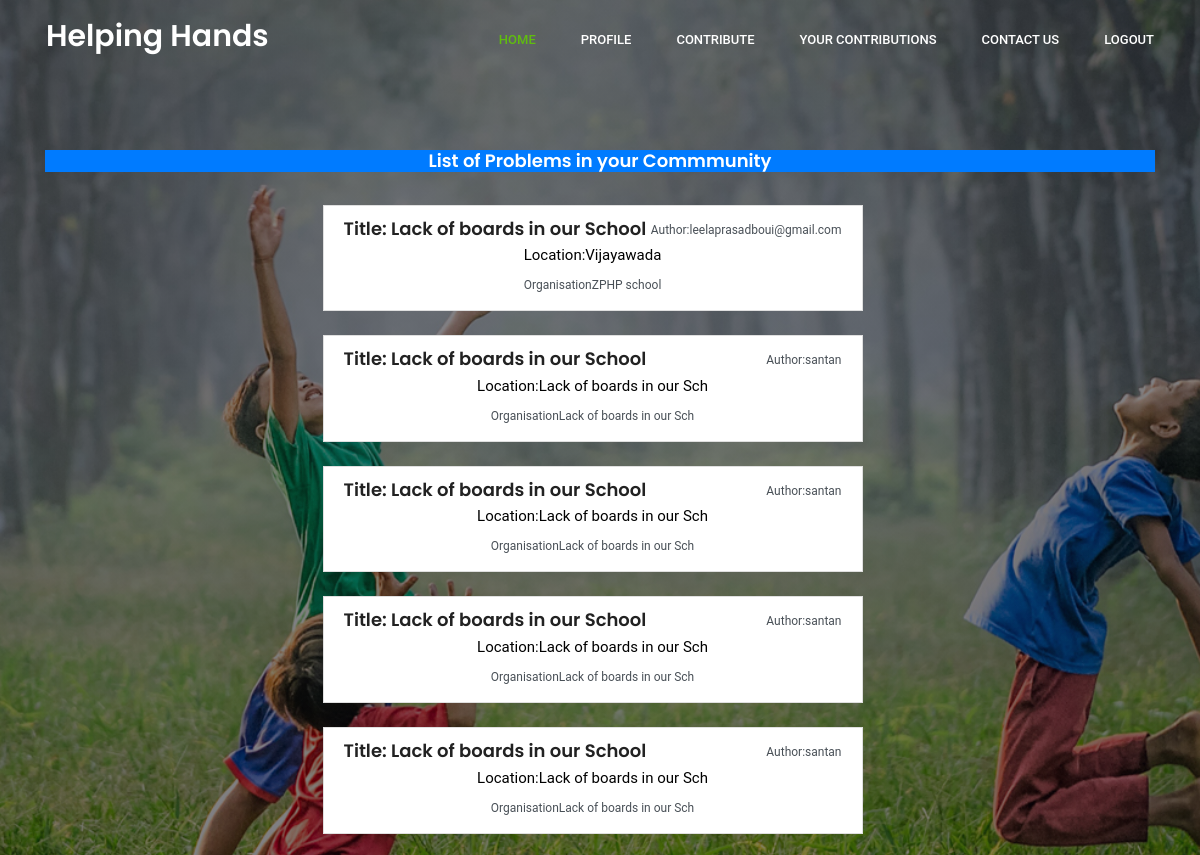
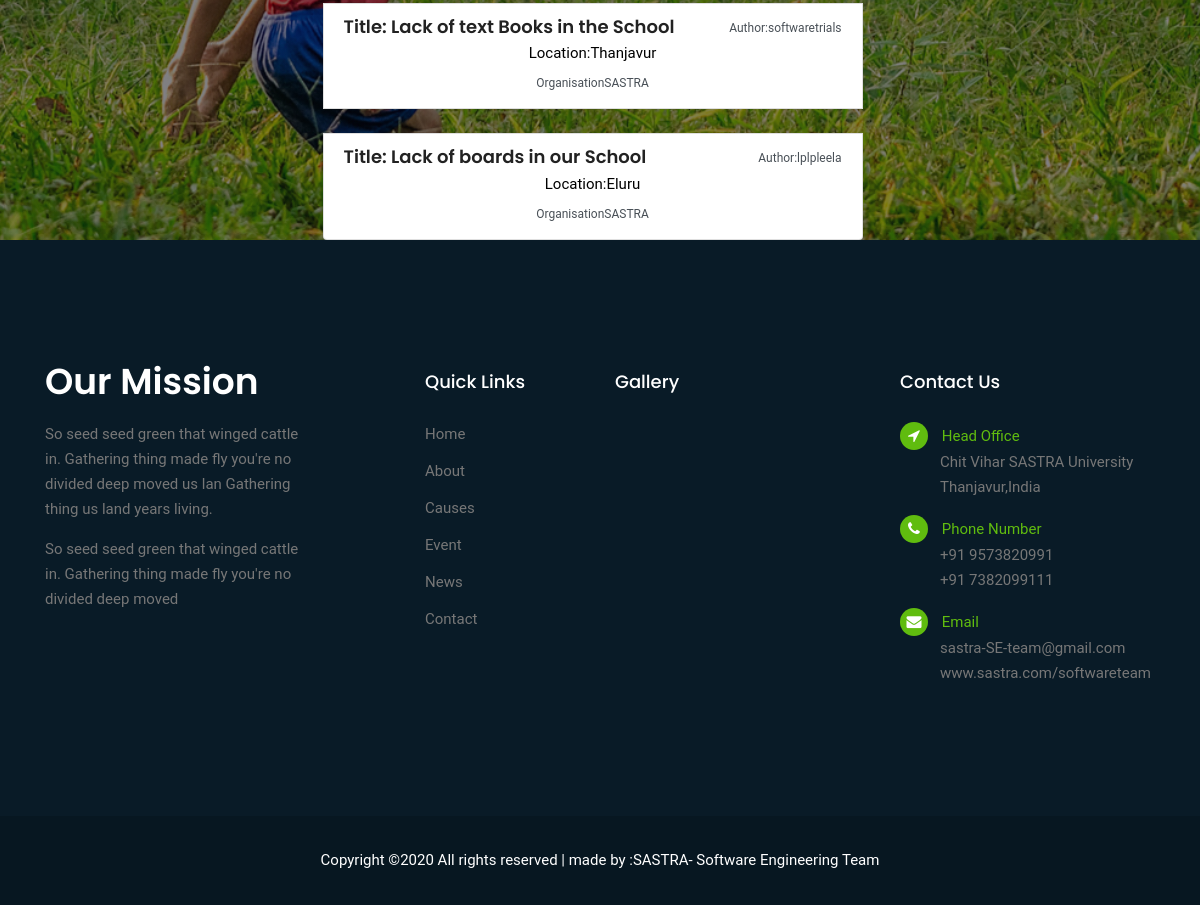
Screenshot of /user/donor/problems/ with the database file from the repository (2 pictures, top to bottom).
### application/models.py (models this page shows, shortened)
class Problem(models.Model):
    Author          = models.ForeignKey('auth.User',on_delete=models.CASCADE)
    Title           = models.CharField(max_length=35)
    description     = models.TextField()
    date_posted     = models.DateField(default=timezone.now)
    Organisation    = models.CharField(max_length=25)
    Location        = models.CharField(max_length=25)
    upvotes         = models.IntegerField(default=0)

### application/views.py (the view)
# urls.py: path('donor/problems/',views.dProbView.as_view(),name='dproblems'),
class dProbView(ListView):
    model=Problem
    template_name='donor/problemsView.html'
    context_object_name='problems'

### templates/donor/problemsView.html
{% extends 'donor/base.html' %}
{% block content %}
    <section class="home_banner_area">
		<div class="banner_inner">
			<div class="container">
				<div class="banner_content " style="padding-top: 150px;">
                    <h4 class="btn-primary">List of Problems in your Commmunity</h4>
                    <div class="container list-group" style="width: 50%;">
                        {% for prob in problems %}
                        <br>
                        <a href="{% url 'ddetail' prob.pk %}" class="list-group-item list-group-item-action">
                          <div class="d-flex w-100 justify-content-between">
                            <h4 class="mb-1">Title: {{ prob.Title }}</h4>
                            <small>Author:{{prob.Author}} </small>
                          </div>
                          <p class="mb-1" style="color: black;">Location:{{prob.Location}}</p>
                          <small>Organisation{{prob.Organisation}}</small>
                        </a>
                        {% endfor %}
                      </div>
				</div>
			</div>
		</div>
	</section>
{% endblock content %}

### templates/donor/base.html (shortened to what this page needs)
{% load static %}
<!doctype html>
<html lang="en">
    <head>
        <link rel="stylesheet" href="{% static 'css/bootstrap.css' %}">
        <link rel="stylesheet" href="{% static 'css/font-awesome.min.css' %}">
		<link rel="stylesheet" href="{% static 'css/style.css' %}">
		<link rel="stylesheet" href="{% static 'css/stylecustom.css' %}">
        <link rel="stylesheet" href="{% static 'css/responsive.css' %}">
    </head>
<body>
	<header class="header_area">
		<div class="main_menu">
			<div class="container">
				<nav class="navbar navbar-expand-lg navbar-light">
					<div class="container">
						<a class="navbar-brand logo_h" href="{% url 'donorlogin' %}" ><h2 style="color: white">Helping Hands</h2></a>
						<div class="collapse navbar-collapse offset" id="navbarSupportedContent">
							<ul class="nav navbar-nav menu_nav ml-auto">
								<li class="nav-item active"><a class="nav-link" href="{% url 'donorlogin' %}">Home</a></li>
								<li class="nav-item"><a class="nav-link" href="{% url 'dprofile' %}">Profile</a></li>
								<li class="nav-item"><a class="nav-link" href="{% url 'dproblems' %}">Contribute</a>
								<li class="nav-item"><a class="nav-link" href="{% url 'dproblems' %}">Your Contributions</a>
								<li class="nav-item"><a class="nav-link" href="{% url 'dcontact' %}">Contact us</a></li>
								<li class="nav-item"><a class="nav-link" href="{% url 'logout' %}">Logout</a></li>
							</ul>
						</div>
					</div>
				</nav>
			</div>
		</div>
	</header>
	{% block content %}{% endblock content %}
	<footer>
		<div class="footer-area">
			<div class="container">
				<div class="row section_gap">
					<div class="col-lg-3 col-md-6 col-sm-6">
						<div class="single-footer-widget tp_widgets">
							<h4 class="footer_title large_title">Our Mission</h4>
							<p>
								So seed seed green that winged cattle in. Gathering thing made fly you're no
								divided deep moved us lan Gathering thing us land years living.
							</p>
							<p>
								So seed seed green that winged cattle in. Gathering thing made fly you're no divided deep moved
							</p>
						</div>
					</div>
					<div class="offset-lg-1 col-lg-2 col-md-6 col-sm-6">
						<div class="single-footer-widget tp_widgets">
							<h4 class="footer_title">Quick Links</h4>
							<ul class="list">
								<li><a href="#">Home</a></li>
								<li><a href="#">About</a></li>
								<li><a href="#">Causes</a></li>
								<li><a href="#">Event</a></li>
								<li><a href="#">News</a></li>
								<li><a href="#">Contact</a></li>
							</ul>
						</div>
					</div>
					<div class="col-lg-2 col-md-6 col-sm-6">
						<div class="single-footer-widget instafeed">
							<h4 class="footer_title">Gallery</h6>
						</div>
					</div>
					<div class="offset-lg-1 col-lg-3 col-md-6 col-sm-6">
						<div class="single-footer-widget tp_widgets">
							<h4 class="footer_title">Contact Us</h4>
							<div class="ml-40">
								<p class="sm-head">
									<span class="fa fa-location-arrow"></span>
									Head Office
								</p>
								<p>Chit Vihar SASTRA University Thanjavur,India</p>
								<p class="sm-head">
									<span class="fa fa-phone"></span>
									Phone Number
								</p>
								<p>
									+91 9573820991<br>
									+91 7382099111
								</p>
								<p class="sm-head">
									<span class="fa fa-envelope"></span>
									Email
								</p>
								<p>
									sastra-SE-team@gmail.com <br>
									www.sastra.com/softwareteam
								</p>
							</div>
						</div>
					</div>
				</div>
			</div>
		</div>
		<div class="footer-bottom">
			<div class="container">
				<div class="row d-flex">
					<p class="col-lg-12 footer-text text-center">
Copyright &copy;<script>document.write(new Date().getFullYear());</script> All rights reserved | made by :SASTRA- Software Engineering Team
				</div>
			</div>
		</div>
	</footer>
</body>
</html>

### static/css/style.css (style rules this page uses)
body { line-height: 25px; font-size: 15px; font-family: "Roboto", sans-serif; font-weight: normal; color: #777777; }
h1, h2, h3, h4, h5, h6 { font-family: "Poppins", sans-serif; font-weight: 600; color: #222222; }
.list { list-style: none; margin: 0px; padding: 0px; }
a { text-decoration: none; transition: all 0.3s ease-in-out; }
.ml-40 { margin-left: 40px; }
.section_gap { padding: 130px 0px; }
.header_area { position: absolute; width: 100%; top: 0; left: 0; z-index: 99999; transition: background 0.4s, all 0.3s linear; }
.header_area .container { padding: 0px 8px; }
.header_area .navbar { background: transparent; padding: 0px; border: 0px; border-radius: 0px; }
.header_area .navbar .nav .nav-item { margin-right: 45px; }
.header_area .navbar .nav .nav-item .nav-link { font-size: 13px; font-weight: 500; line-height: 80px; text-transform: uppercase; color: #ffffff; padding: 0px; display: inline-block; }
.header_area .navbar .nav .nav-item .nav-link:after { display: none; }
.header_area .navbar .nav .nav-item:hover .nav-link, .header_area .navbar .nav .nav-item.active .nav-link { color: #60bc0f; }
.header_area .navbar .nav .nav-item:last-child { margin-right: 0px; }
.home_banner_area { z-index: 1; min-height: 900px; display: flex; background: linear-gradient(rgba(3, 1, 10, 0.5), rgba(3, 1, 10, 0.5)), url(../img/banner/home-banner.jpg) no-repeat scroll center center; background-size: cover; }
.home_banner_area .banner_inner { width: 100%; display: flex; }
.home_banner_area .banner_inner .container { vertical-align: middle; align-self: center; }
.home_banner_area .banner_inner .banner_content { color: #fff; vertical-align: middle; align-self: center; text-align: center; }
.home_banner_area .banner_inner .banner_content p { color: #f9f9ff; max-width: 680px; margin: 0px auto 45px; }
h2 { font-size: 30px; }
h4 { font-size: 18px; }
.footer-area { background: #091b27; }
.single-footer-widget p { margin-bottom: 15px; }
.single-footer-widget p:last-child { margin-bottom: 0; }
.single-footer-widget .sm-head { color: #60bc0f; margin-bottom: 0px; }
.single-footer-widget .sm-head span { position: relative; margin-left: -40px; margin-right: 10px; display: inline-block; width: 28px; height: 28px; line-height: 28px; text-align: center; background: #60bc0f; color: #ffffff; border-radius: 20px; }
.tp_widgets .list li { margin-bottom: 12px; }
.tp_widgets .list li a { color: #777777; font-family: "Roboto", sans-serif; }
.tp_widgets .list li:last-child { margin-bottom: 0px; }
.footer_title { font-size: 18px; line-height: 24px; font-weight: 500; font-family: "Poppins", sans-serif; text-transform: capitalize; color: #fff; margin-bottom: 28px; }
.footer_title.large_title { font-size: 36px; font-weight: 600; }
.footer-bottom { background: #071721; padding: 32px; }
.footer-bottom .footer-text { color: #fff; margin-bottom: 0; }

### rows the page displays
Problem: Title "Lack of boards in our School", Author "leelaprasadboui@gmail.com", Location "Vijayawada", Organisation "ZPHP school"
Problem: Title "Lack of boards in our School", Author "santan", Location "Lack of boards in our Sch", Organisation "Lack of boards in our Sch"
Problem: Title "Lack of boards in our School", Author "santan", Location "Lack of boards in our Sch", Organisation "Lack of boards in our Sch"
Problem: Title "Lack of boards in our School", Author "santan", Location "Lack of boards in our Sch", Organisation "Lack of boards in our Sch"
Problem: Title "Lack of boards in our School", Author "santan", Location "Lack of boards in our Sch", Organisation "Lack of boards in our Sch"
Problem: Title "Lack of text Books in the School", Author "softwaretrials", Location "Thanjavur", Organisation "SASTRA"
Problem: Title "Lack of boards in our School", Author "lplpleela", Location "Eluru", Organisation "SASTRA"
